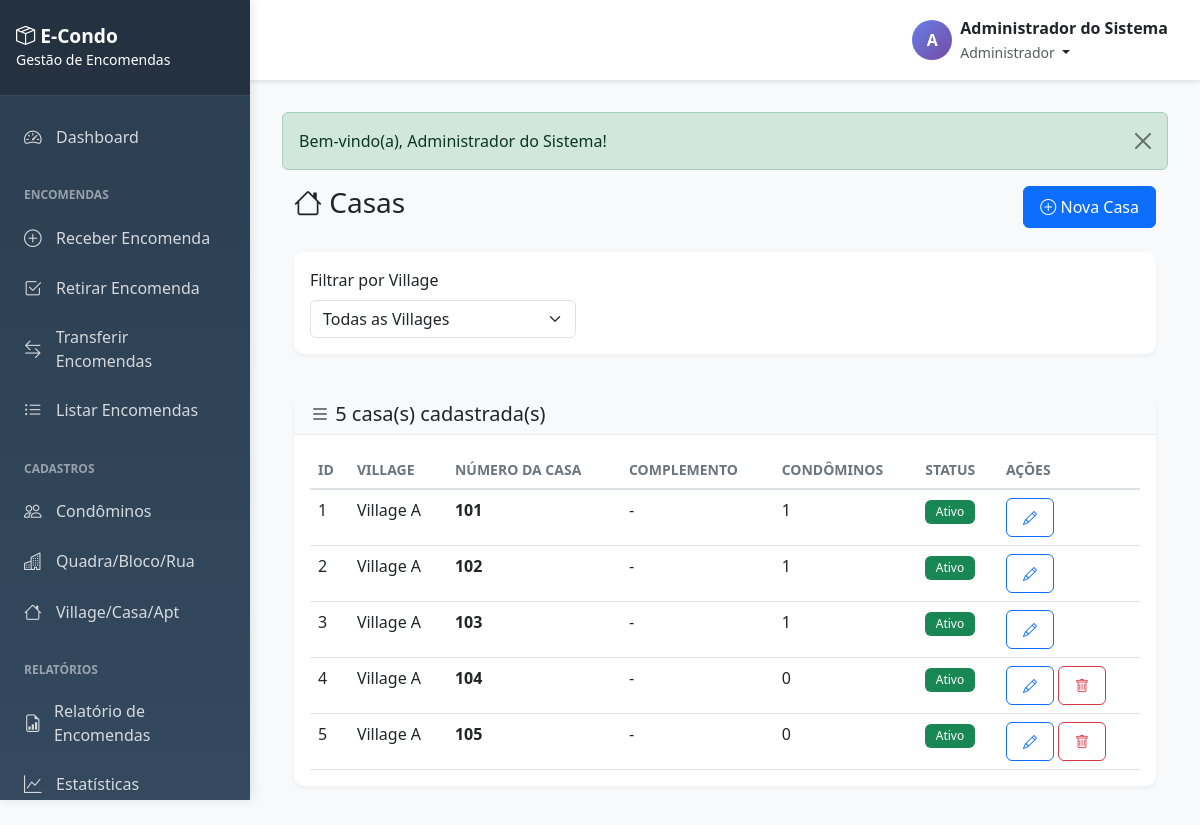
The app's page /houses/list.php (signed in) with its own data.
### tables this page shows
CREATE TABLE IF NOT EXISTS houses (
    id INT AUTO_INCREMENT PRIMARY KEY,
    village_id INT NOT NULL,
    house_number VARCHAR(20) NOT NULL,
    complement VARCHAR(100) DEFAULT NULL,
    status ENUM('ativo', 'inativo') NOT NULL DEFAULT 'ativo',
    created_at TIMESTAMP DEFAULT CURRENT_TIMESTAMP,
    updated_at TIMESTAMP DEFAULT CURRENT_TIMESTAMP ON UPDATE CURRENT_TIMESTAMP,
    FOREIGN KEY (village_id) REFERENCES villages(id) ON DELETE CASCADE,
    UNIQUE KEY unique_village_house (village_id, house_number),
    INDEX idx_village (village_id),
    INDEX idx_house_number (house_number),
    INDEX idx_status (status)
);

CREATE TABLE IF NOT EXISTS villages (
    id INT AUTO_INCREMENT PRIMARY KEY,
    name VARCHAR(100) NOT NULL,
    description TEXT,
    status ENUM('ativo', 'inativo') NOT NULL DEFAULT 'ativo',
    created_at TIMESTAMP DEFAULT CURRENT_TIMESTAMP,
    updated_at TIMESTAMP DEFAULT CURRENT_TIMESTAMP ON UPDATE CURRENT_TIMESTAMP,
    INDEX idx_name (name),
    INDEX idx_status (status)
);

### config/config.php (called while the page is built, shortened)
<?php
spl_autoload_register(function ($class) {
    $directories = [
        BASE_PATH . 'app/models/',
        BASE_PATH . 'app/controllers/',
        BASE_PATH . 'app/core/',
        BASE_PATH . 'app/helpers/',
    ];
    foreach ($directories as $directory) {
        $file = $directory . $class . '.php';
        if (file_exists($file)) {
            return;
        }
    }
});

### app/core/Database.php (called while the page is built, shortened)
<?php
class Database {
    private static $instance = null;
    private $connection;
    private function __construct() {
        try {
            $dsn = "mysql:host=" . DB_HOST . ";dbname=" . DB_NAME . ";charset=" . DB_CHARSET;
            $options = [
                PDO::ATTR_ERRMODE => PDO::ERRMODE_EXCEPTION,
                PDO::ATTR_DEFAULT_FETCH_MODE => PDO::FETCH_ASSOC,
                PDO::ATTR_EMULATE_PREPARES => false,
                PDO::MYSQL_ATTR_INIT_COMMAND => "SET NAMES utf8mb4"
            ];
            $this->connection = new PDO($dsn, DB_USER, DB_PASS, $options);
        } catch (PDOException $e) {
            die("Erro de conexão com o banco de dados: " . $e->getMessage());
        }
    }
    public static function getInstance() {
        if (self::$instance === null) {
            self::$instance = new self();
        }
        return self::$instance;
    }
    public function getConnection() {
        return $this->connection;
    }
}

### app/models/House.php (called while the page is built, shortened)
<?php
class House extends Model {
    protected $table = 'houses';
    public function getAllWithVillageInfo() {
        $sql = "SELECT h.*, v.name as village_name
                FROM {$this->table} h
                INNER JOIN villages v ON h.village_id = v.id
                ORDER BY v.name ASC, h.house_number ASC";
        return $this->query($sql);
    }
}

### app/core/Model.php (called while the page is built, shortened)
<?php
class Model {
    protected $db;
    public function __construct() {
        $this->db = Database::getInstance()->getConnection();
    }
    public function query($sql, $params = []) {
        $stmt = $this->db->prepare($sql);
        $stmt->execute($params);
        return $stmt->fetchAll();
    }
    public function queryOne($sql, $params = []) {
        $stmt = $this->db->prepare($sql);
        $stmt->execute($params);
        return $stmt->fetch();
    }
}

### app/models/Resident.php (called while the page is built, shortened)
<?php
class Resident extends Model {
    protected $table = 'residents';
    public function countByHouse($houseId) {
        $sql = "SELECT COUNT(*) as total FROM {$this->table} WHERE house_id = :house_id";
        $result = $this->queryOne($sql, ['house_id' => $houseId]);
        return $result['total'] ?? 0;
    }
}

### houses/list.php (the view, shortened to what this page needs)
<?php
require_once '../config/config.php';
$houseModel = new House();
$villageModel = new Village();
$villageId = $_GET['village_id'] ?? '';
if ($villageId) {
    $houses = $houseModel->getByVillage($villageId);
    $village = $villageModel->findById($villageId);
} else {
    $houses = $houseModel->getAllWithVillageInfo();
}
require_once '../app/views/layouts/header.php';
?>
<div class="container-fluid">
    <div class="row">
        <div class="col-12">
            <div class="d-flex justify-content-between align-items-center mb-4">
                <h1 class="h3">
                    <i class="bi bi-house"></i> Casas
                </h1>
                <div>
                    <a href="<?= SITE_URL ?>/houses/create.php<?= $villageId ? '?village_id=' . $villageId : '' ?>" class="btn btn-primary">
                        <i class="bi bi-plus-circle"></i> Nova Casa
                    </a>
                </div>
            </div>
        </div>
    </div>
    <?php if (!$villageId): ?>
    <div class="row mb-3">
        <div class="col-12">
            <div class="card">
                <div class="card-body">
                    <form method="GET" action="" class="row g-3">
                        <div class="col-md-4">
                            <label for="village_id" class="form-label">Filtrar por Village</label>
                            <select class="form-select" id="village_id" name="village_id" onchange="this.form.submit()">
                                <option value="">Todas as Villages</option>
                            </select>
                        </div>
                    </form>
                </div>
            </div>
        </div>
    </div>
    <?php endif; ?>
    <div class="row">
        <div class="col-12">
            <div class="card">
                <div class="card-header bg-light">
                    <h5 class="mb-0">
                        <i class="bi bi-list"></i>
                        <?= count($houses) ?> casa(s) cadastrada(s)
                    </h5>
                </div>
                <div class="card-body">
                    <?php if (empty($houses)): ?>
                        <div class="alert alert-info mb-0">
                            <i class="bi bi-info-circle"></i> Nenhuma casa cadastrada ainda.
                            <a href="<?= SITE_URL ?>/houses/create.php<?= $villageId ? '?village_id=' . $villageId : '' ?>" class="alert-link">Cadastrar primeira casa</a>
                        </div>
                    <?php else: ?>
                        <div class="table-responsive">
                            <table class="table table-hover">
                                <thead>
                                    <tr>
                                        <th>ID</th>
                                        <?php if (!$villageId): ?>
                                        <th>Village</th>
                                        <?php endif; ?>
                                        <th>Número da Casa</th>
                                        <th>Complemento</th>
                                        <th>Condôminos</th>
                                        <th>Status</th>
                                        <th>Ações</th>
                                    </tr>
                                </thead>
                                <tbody>
                                    <?php foreach ($houses as $house): ?>
                                    <tr>
                                        <td><?= $house['id'] ?></td>
                                        <?php if (!$villageId): ?>
                                        <td><?= htmlspecialchars($house['village_name'] ?? '-') ?></td>
                                        <?php endif; ?>
                                        <td><strong><?= htmlspecialchars($house['house_number']) ?></strong></td>
                                        <td><?= htmlspecialchars($house['complement'] ?? '-') ?></td>
                                        <td>
                                            <?php
                                            $residentModel = new Resident();
                                            $count = $residentModel->countByHouse($house['id']);
                                            echo $count;
                                            ?>
                                        </td>
                                        <td>
                                            <?php if ($house['status'] === 'ativo'): ?>
                                                <span class="badge bg-success">Ativo</span>
                                            <?php else: ?>
                                                <span class="badge bg-secondary">Inativo</span>
                                            <?php endif; ?>
                                        </td>
                                        <td>
                                            <a href="<?= SITE_URL ?>/houses/edit.php?id=<?= $house['id'] ?>"
                                               class="btn btn-sm btn-outline-primary" title="Editar">
                                                <i class="bi bi-pencil"></i>
                                            </a>
                                            <?php if ($count == 0): ?>
                                            <a href="<?= SITE_URL ?>/houses/delete.php?id=<?= $house['id'] ?>"
                                               class="btn btn-sm btn-outline-danger"
                                               onclick="return confirm('Tem certeza que deseja excluir esta casa?')"
                                               title="Excluir">
                                                <i class="bi bi-trash"></i>
                                            </a>
                                            <?php endif; ?>
                                        </td>
                                    </tr>
                                    <?php endforeach; ?>
                                </tbody>
                            </table>
                        </div>
                    <?php endif; ?>
                </div>
            </div>
        </div>
    </div>
</div>
<?php require_once '../app/views/layouts/footer.php'; ?>

### app/views/layouts/header.php (style rules this page uses)
:root { --sidebar-width: 250px; --header-height: 60px; }
body { font-family: 'Segoe UI', Tahoma, Geneva, Verdana, sans-serif; background-color: #f8f9fa; }
.card { border: none; border-radius: 10px; box-shadow: 0 2px 4px rgba(0,0,0,0.05); margin-bottom: 1.5rem; }
.card-header { background: white; border-bottom: 1px solid #e9ecef; font-weight: 600; }
.badge { padding: 0.35rem 0.65rem; font-weight: 500; }
.btn { border-radius: 6px; padding: 0.5rem 1rem; font-weight: 500; }
.table { margin-bottom: 0; }
.table thead th { border-bottom: 2px solid #dee2e6; font-weight: 600; font-size: 0.875rem; text-transform: uppercase; color: #6c757d; }

### records on screen
houses: id "1", village.name "Village A", house_number "101", complement "-", status "Ativo"
houses: id "2", village.name "Village A", house_number "102", complement "-", count "1", status "Ativo"
houses: id "3", village.name "Village A", house_number "103", complement "-", count "1", status "Ativo"
houses: id "4", village.name "Village A", house_number "104", complement "-", count "0", status "Ativo"
houses: id "5", village.name "Village A", house_number "105", complement "-", count "0", status "Ativo"

### other values on screen
substr(getCurrentUser()['full_name'], 0, 1) "A"
getCurrentUser()['full_name'] "Administrador do Sistema"
$roles[getCurrentUser()['role']] "Administrador"
$flash['message'] "Bem-vindo(a), Administrador do Sistema!"
count($houses) "5"
